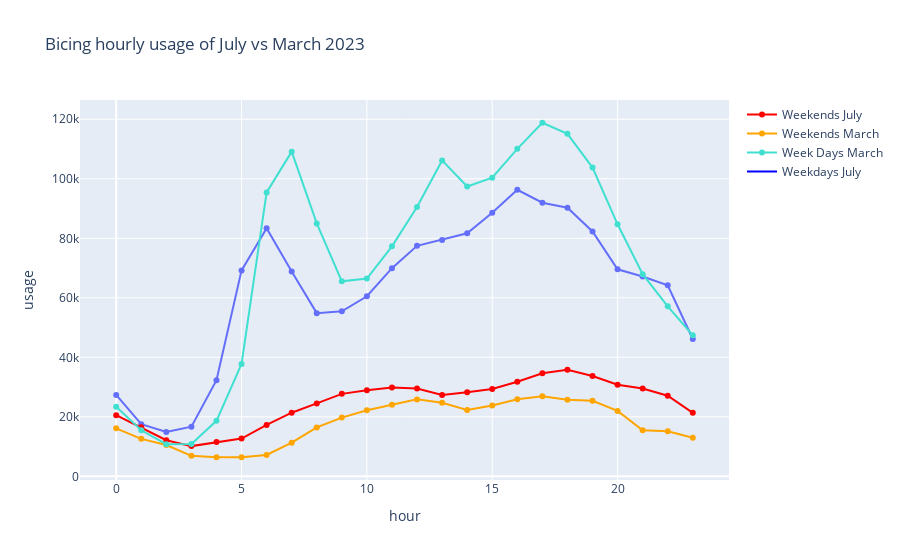

Source (notebook cell):
### Markdown cell above
## Hourly usave July vs March

### Code cell
import plotly.express as px

df_weekend_july = df_july[df_july['is_weekend'] == 1].groupby('hour')['usage'].sum().reset_index()
df_week_july = df_july[df_july['is_weekend'] == 0].groupby('hour')['usage'].sum().reset_index()
df_weekend_march = df_march[df_march['is_weekend'] == 1].groupby('hour')['usage'].sum().reset_index()
df_week_march = df_march[df_march['is_weekend'] == 0].groupby('hour')['usage'].sum().reset_index()

# add day of the week like "Sunday", "Monday", etc.


fig = px.line(df_week_july, x='hour', y='usage', title='Bicing hourly usage of July vs March 2023', markers=True)
#fig.add_scatter(x=df_weekend['hour'], y=df_weekend['usage'], mode='lines')
# Add the weekend July line with red markers
fig.add_scatter(
    x=df_weekend_july['hour'],
    y=df_weekend_july['usage'],
    mode='lines+markers',
    name='Weekends July',
    line=dict(color='red'),
    marker=dict(symbol='circle', size=6)
)

fig.add_scatter(
    x=df_weekend_march['hour'],
    y=df_weekend_march['usage'],
    mode='lines+markers',
    name='Weekends March',
    line=dict(color='orange'),
    marker=dict(symbol='circle', size=6)
)

fig.add_scatter(
    x=df_week_march['hour'],
    y=df_week_march['usage'],
    mode='lines+markers',
    name='Week Days March',
    line=dict(color='turquoise'),
    marker=dict(symbol='circle', size=6)
)

# Add a dummy scatter trace for legend entry
fig.add_scatter(
    x=[None],
    y=[None],
    mode='lines',
    marker=dict(color='blue', size=10),
    name='Weekdays July'
)




fig.show()

### Figure 1 — Plotly figure (JSON) as saved in the notebook; plotly's stock layout.template omitted (floating-point values rounded to 4 significant figures)
{"data": [{"hovertemplate": "hour=%{x}<br>usage=%{y}<extra></extra>", "legendgroup": "", "line": {"color": "#636efa", "dash": "solid"}, "marker": {"symbol": "circle"}, "mode": "lines+markers", "name": "", "orientation": "v", "showlegend": false, "type": "scatter", "x": [0, 1, 2, 3, 4, 5, 6, 7, 8, 9, 10, 11, 12, 13, 14, 15, 16, 17, 18, 19, 20, 21, 22, 23], "xaxis": "x", "y": [27351, 17513, 14947, 16703, 32295, 69211, 83369, 68859, 54852, 55484, 60520, 69973, 77474, 79459, 81691, 88549, 96315, 91941, 90289, 82290, 69575, 67178, 64235, 46164], "yaxis": "y"}, {"line": {"color": "red"}, "marker": {"size": 6, "symbol": "circle"}, "mode": "lines+markers", "name": "Weekends July", "type": "scatter", "x": [0, 1, 2, 3, 4, 5, 6, 7, 8, 9, 10, 11, 12, 13, 14, 15, 16, 17, 18, 19, 20, 21, 22, 23], "y": [20556, 16481, 12133, 10168, 11531, 12687, 17272, 21388, 24527, 27730, 28956, 29869, 29547, 27353, 28269, 29330, 31793, 34627, 35809, 33747, 30815, 29498, 27094, 21346]}, {"line": {"color": "orange"}, "marker": {"size": 6, "symbol": "circle"}, "mode": "lines+markers", "name": "Weekends March", "type": "scatter", "x": [0, 1, 2, 3, 4, 5, 6, 7, 8, 9, 10, 11, 12, 13, 14, 15, 16, 17, 18, 19, 20, 21, 22, 23], "y": [16141, 12600, 10549, 6906, 6424, 6429, 7172, 11320, 16449, 19748, 22207, 24046, 25870, 24715, 22315, 23794, 25936, 26884, 25759, 25417, 21986, 15473, 15192, 12992]}, {"line": {"color": "turquoise"}, "marker": {"size": 6, "symbol": "circle"}, "mode": "lines+markers", "name": "Week Days March", "type": "scatter", "x": [0, 1, 2, 3, 4, 5, 6, 7, 8, 9, 10, 11, 12, 13, 14, 15, 16, 17, 18, 19, 20, 21, 22, 23], "y": [23365, 15476, 10795, 10867, 18667, 37775, 95415, 109123, 84987, 65545, 66489, 77304, 90535, 106166, 97393, 100348, 110073, 118827, 115097, 103765, 84698, 67940, 57142, 47413]}, {"marker": {"color": "blue", "size": 10}, "mode": "lines", "name": "Weekdays July", "type": "scatter", "x": [null], "y": [null]}], "layout": {"legend": {"tracegroupgap": 0}, "title": {"text": "Bicing hourly usage of July vs March 2023"}, "xaxis": {"anchor": "y", "domain": [0, 1], "title": {"text": "hour"}}, "yaxis": {"anchor": "x", "domain": [0, 1], "title": {"text": "usage"}}}}
